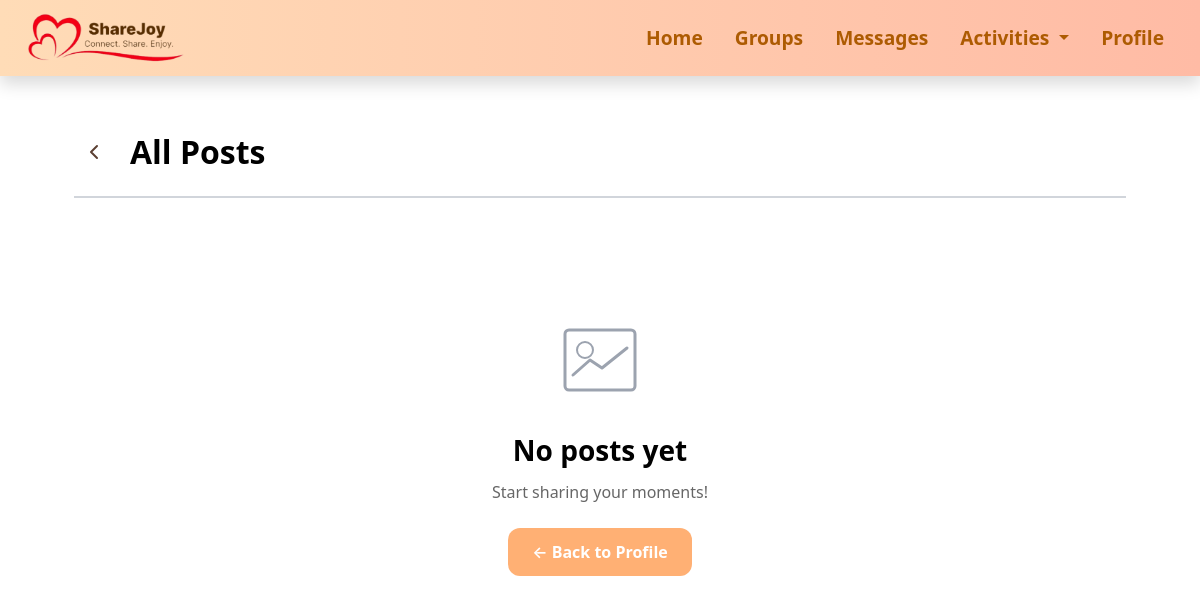
The page /posts/all (signed in) on the database as committed earlier.
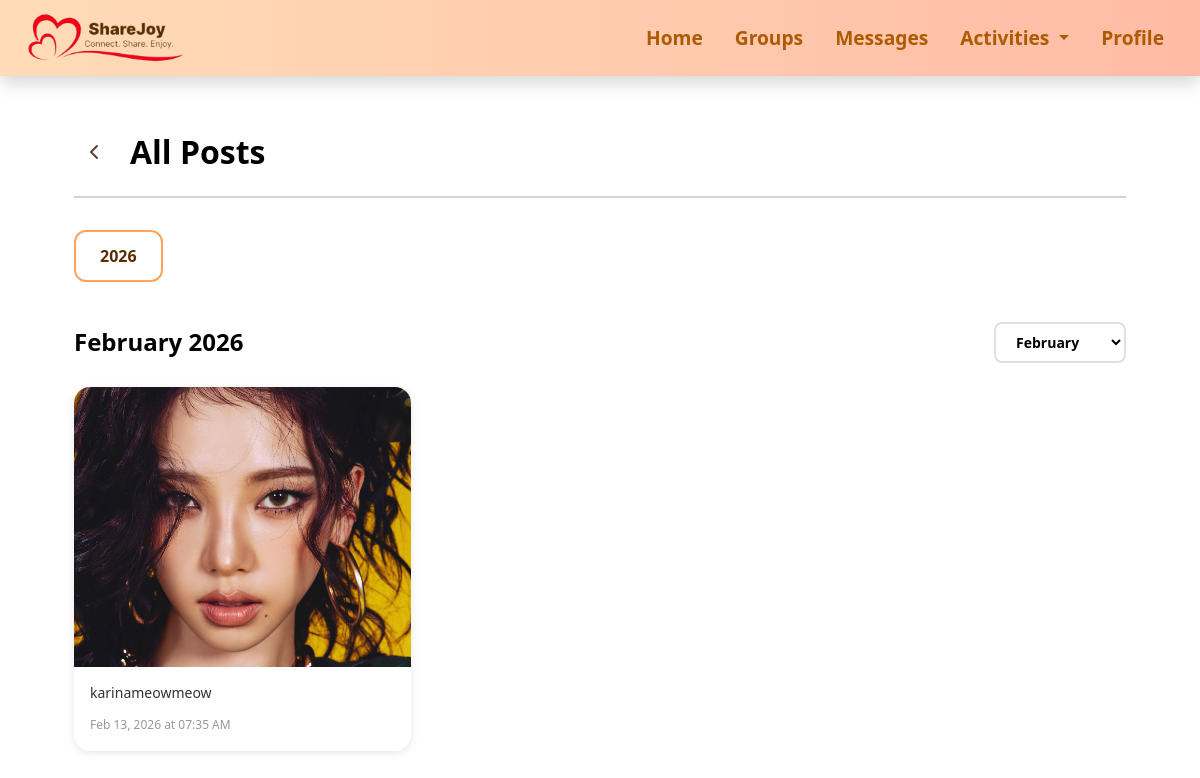
The same page on the database as committed later.
### posts.py (models this page shows, shortened)
class Post(db.Model):
    __tablename__ = 'post'
    id = db.Column(db.Integer, primary_key=True)
    user_id = db.Column(db.Integer, db.ForeignKey('user.id'), nullable=False)
    image_filename = db.Column(db.String(200), nullable=False)
    caption = db.Column(db.Text, nullable=True)
    created_at = db.Column(db.DateTime, default=datetime.utcnow)
    user = db.relationship('User', backref='posts')

### app.py (the view)
@app.route("/posts/all")
@login_required
def all_posts():
    user = get_current_user()
    posts = Post.query.filter_by(user_id=user.id).order_by(Post.created_at.desc()).all()
    posts_by_year = {}
    for post in posts:
        year = post.created_at.year
        if year not in posts_by_year:
            posts_by_year[year] = {}
        month = post.created_at.strftime('%B')
        if month not in posts_by_year[year]:
            posts_by_year[year][month] = []
        posts_by_year[year][month].append(post)
    posts_by_year = dict(sorted(posts_by_year.items(), reverse=True))
    return render_template("all_posts.html",
                         title="All Posts",
                         posts_by_year=posts_by_year,
                         user=user)

### app.py (called while the page is built)
def login_required(f):
    @wraps(f)
    def decorated_function(*args, **kwargs):
        if 'user_id' not in session:
            flash('Please log in to access this page.', 'error')
            return redirect(url_for('loginpage'))
        return f(*args, **kwargs)
    return decorated_function

def get_current_user():
    if 'user_id' in session:
        return User.query.get(session['user_id'])
    return None

### templates/all_posts.html (shortened to what this page needs)
{% extends "base.html" %}
{% block extra_css %}
<link rel="stylesheet" href="{{ url_for('static', filename='css/all_posts.css') }}">
<link rel="stylesheet" href="https://cdnjs.cloudflare.com/ajax/libs/font-awesome/6.5.0/css/all.min.css">
{% endblock %}
{% block content %}
<div class="all-posts-container">
    <div class="all-posts-header">
        <a href="{{ url_for('profile') }}" class="back-button">
            <svg width="24" height="24" viewBox="0 0 24 24" fill="none" xmlns="http://www.w3.org/2000/svg">
                <path d="M15 18L9 12L15 6" stroke="currentColor" stroke-width="2" stroke-linecap="round" stroke-linejoin="round"/>
            </svg>
        </a>
        <h1>All Posts</h1>
    </div>
    {% if posts_by_year %}
        <div class="years-nav">
            {% for year in posts_by_year.keys() %}
                <button class="year-btn {% if loop.first %}active{% endif %}" data-year="{{ year }}">{{ year }}</button>
            {% endfor %}
        </div>
        {% for year, months in posts_by_year.items() %}
            <div class="year-section" id="year-{{ year }}" {% if not loop.first %}style="display: none;"{% endif %}>
                {% for month, posts in months.items() %}
                    <div class="month-section">
                        <div class="month-header">
                            <h2>{{ month }} {{ year }}</h2>
                            <select class="month-filter" data-month="{{ month }}" data-year="{{ year }}">
                                {% for m in months.keys() %}
                                    <option value="{{ m }}" {% if m == month %}selected{% endif %}>{{ m }}</option>
                                {% endfor %}
                            </select>
                        </div>
                        <div class="posts-grid">
                            {% for post in posts %}
                                <div class="post-card" data-month="{{ month }}">
                                    <img src="{{ url_for('static', filename='uploads/' + post.image_filename) }}" alt="Post">
                                    <div class="post-info">
                                        <p class="post-caption">{{ post.caption or 'No caption' }}</p>
                                        <span class="post-date">{{ post.created_at.strftime('%b %d, %Y at %I:%M %p') }}</span>
                                    </div>
                                </div>
                            {% endfor %}
                        </div>
                    </div>
                {% endfor %}
            </div>
        {% endfor %}
    {% else %}
        <div class="no-posts">
            <h2>No posts yet</h2>
            <p>Start sharing your moments!</p>
            <a href="{{ url_for('profile') }}" class="back-link">← Back to Profile</a>
        </div>
    {% endif %}
</div>
{% endblock %}

### templates/base.html (shortened to what this page needs)
<!doctype html>
<html lang="en">
<head>
    <link href="https://cdn.jsdelivr.net/npm/bootstrap@5.3.8/dist/css/bootstrap.min.css" rel="stylesheet">
    <link rel="stylesheet" href="{{ url_for('static', filename='css/navbar.css') }}">
    <link rel="stylesheet" href="{{ url_for('static', filename='css/base.css') }}">
    <link rel="stylesheet" href="https://cdnjs.cloudflare.com/ajax/libs/font-awesome/7.0.1/css/all.min.css">
    {% block extra_css %}{% endblock %}
</head>
<body>
    {% include "navbar.html" %}
    <div class="container mt-4">
        {% block content %}{% endblock %}
    </div>
</body>
</html>

### templates/navbar.html (shortened to what this page needs)
<nav class="navbar navbar-expand-md sticky-top shadow">
    <div class="container-fluid align-items-center">
        <a class="navbar-brand ms-3" href="{{ url_for('home') }}"><img
                src="{{ url_for('static', filename='images/navbar.png') }}" alt="ShareJoy" height="50"></a>
        <div class="collapse navbar-collapse" id="navbarNav">
            <ul class="navbar-nav ms-auto">
                <li class="nav-item">
                    <a class="nav-link me-3 fw-bold {% if request.endpoint == 'home' %}active{% endif %}"
                        href="{{ url_for('home') }}">Home</a>
                </li>
                <li class="nav-item">
                    <a class="nav-link me-3 fw-bold {% if request.endpoint == 'groups' %}active{% endif %}"
                        href="{{ url_for('groups') }}">Groups</a>
                </li>
                <li class="nav-item">
                    <a class="nav-link me-3 fw-bold {% if request.endpoint == 'messages' %}active{% endif %}"
                        href="{{ url_for('messages') }}">Messages</a>
                </li>
                <li class="nav-item dropdown">
                    <a class="nav-link me-3 dropdown-toggle fw-bold {% if request.endpoint in ['activities', 'explore', 'schedule'] %}active{% endif %}"
                        href="#" id="activitiesDropdown" role="button" data-bs-toggle="dropdown">
                        Activities
                    </a>
                </li>
                <li class="nav-item">
                    <a class="nav-link me-3 fw-bold {% if request.endpoint == 'profile' %}active{% endif %}"
                        href="{{ url_for('profile') }}">Profile</a>
                </li>
            </ul>
        </div>
    </div>
</nav>

### static/css/navbar.css (style rules this page uses)
.navbar, .dropdown-menu { background: linear-gradient(90deg, #FFDCB7, #ffbba5); border: none; box-shadow: 0 4px 8px rgba(0, 0, 0, 0.1); }
.navbar .nav-link, .dropdown-item { font-size: 1.2rem; color: #ad5b02; transition: color 0.3s ease, transform 0.3s ease; }
.active, .nav-link:hover, .dropdown-item:hover { color: #582D00 !important; background-color: transparent !important; }

### static/css/base.css (style rules this page uses)
h1 { font-size: 2rem; }
body, input, textarea, .form-label, .formL { color: #582D00 !important; }
h2 { font-size: 1.5rem; }

### static/css/all_posts.css (style rules this page uses)
.all-posts-container { max-width: 1200px; margin: 0 auto; padding: 2rem; }
.all-posts-header { display: flex; align-items: center; gap: 1rem; margin-bottom: 2rem; padding-bottom: 1.5rem; border-bottom: 2px solid #D1D5DB; }
.back-button { display: flex; align-items: center; justify-content: center; width: 40px; height: 40px; color: #5C4033; text-decoration: none; border-radius: 8px; transition: background-color 0.3s; }
.all-posts-header h1 { font-size: 2rem; font-weight: 700; color: #000; margin: 0; }
.years-nav { display: flex; gap: 12px; margin-bottom: 2rem; overflow-x: auto; padding-bottom: 8px; }
.year-btn { padding: 12px 24px; background: #f9f9f9; border: 2px solid #e0e0e0; border-radius: 12px; font-size: 16px; font-weight: 600; cursor: pointer; transition: all 0.3s; white-space: nowrap; }
.year-btn.active { background: #ffa35c; border-color: #ffa35c; color: white; }
.month-section { margin-bottom: 3rem; }
.month-header { display: flex; justify-content: space-between; align-items: center; margin-bottom: 1.5rem; }
.month-header h2 { font-size: 1.5rem; font-weight: 700; color: #000; margin: 0; }
.month-filter { padding: 8px 16px; border: 2px solid #e0e0e0; border-radius: 8px; font-size: 14px; font-weight: 600; cursor: pointer; background: white; }
.posts-grid { display: grid; grid-template-columns: repeat(auto-fill, minmax(280px, 1fr)); gap: 20px; }
.post-card { background: white; border-radius: 16px; overflow: hidden; box-shadow: 0 2px 8px rgba(0,0,0,0.1); transition: transform 0.3s, box-shadow 0.3s; position: relative; }
.post-card img { width: 100%; height: 280px; object-fit: cover; }
.post-info { padding: 16px; }
.post-caption { font-size: 14px; color: #333; margin: 0 0 8px 0; line-height: 1.4; }
.post-date { font-size: 12px; color: #999; }

Rows that differ between the two databases and show on the page:
added Post: image_filename (picture), caption "karinameowmeow", created_at "Feb 13, 2026 at 07:35 AM"
Other text that changed with them:
new list line: "2026"
new list line: "February 2026 February"
text no longer shown: "No posts yet Start sharing your moments! ← Back to Profile"
